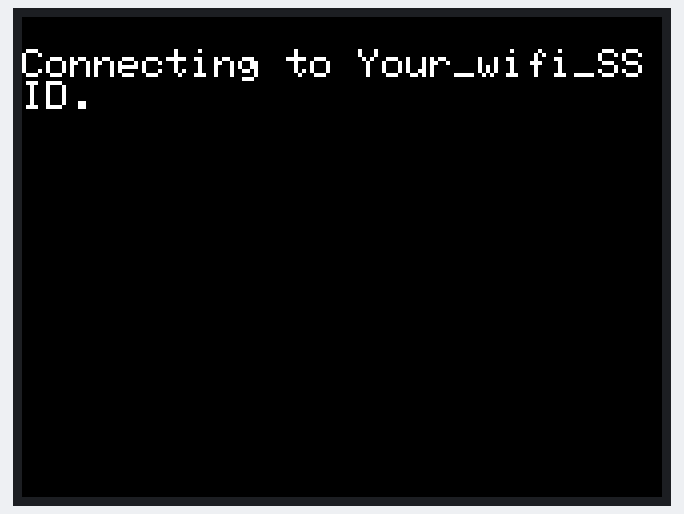
The sketch below on a simulated ESP32. Shown: 320×240 colour display. WiFi joins after 1.5 s; servers stay silent unless stated; the local clock reads 2024-03-15 10:24:30 at power-on unless the sketch sets it.

Above: at 0.7 s.
At 2.8 s:
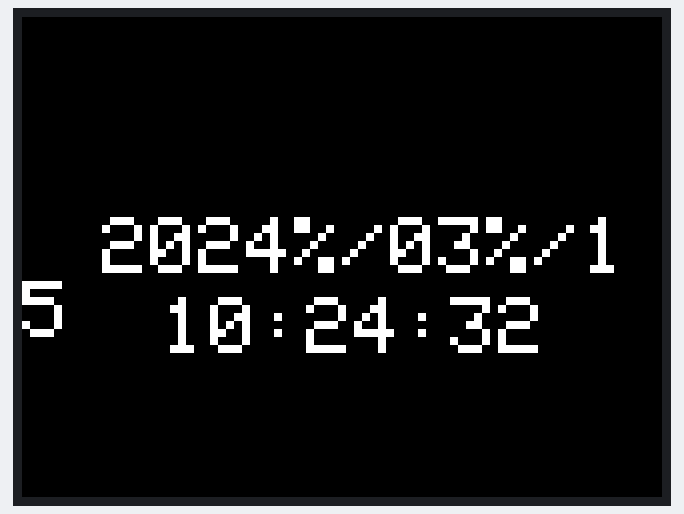
At 11.0 s:
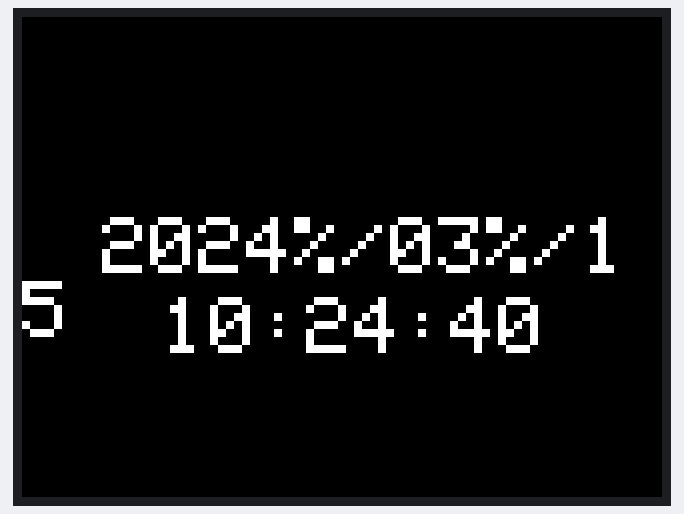
At 20.2 s:
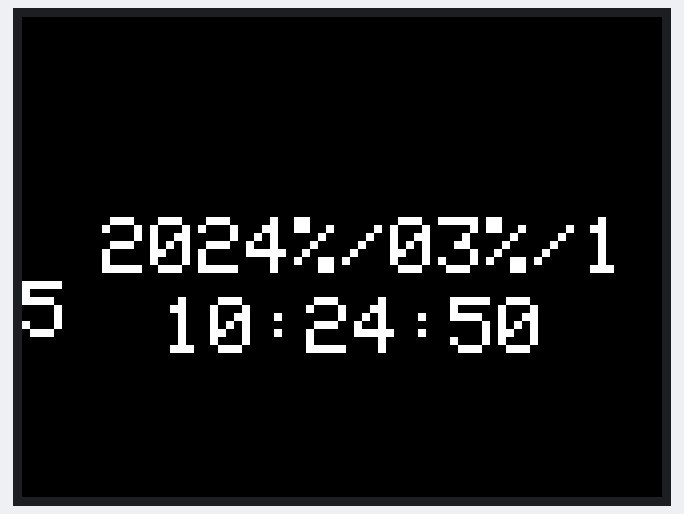
At 29.3 s:
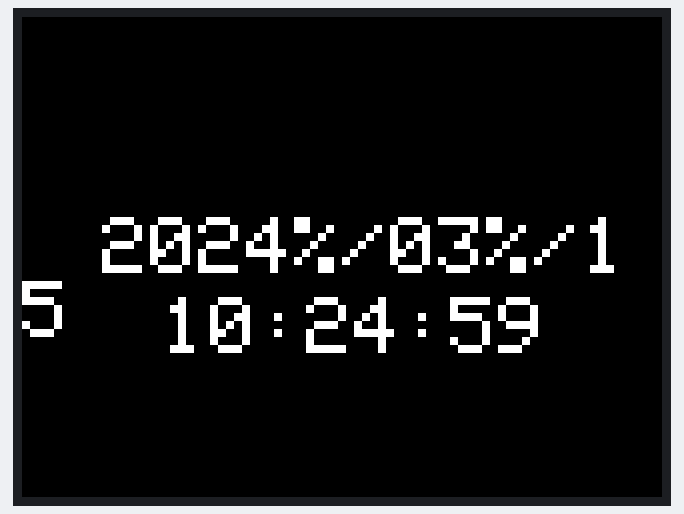
At 38.5 s:
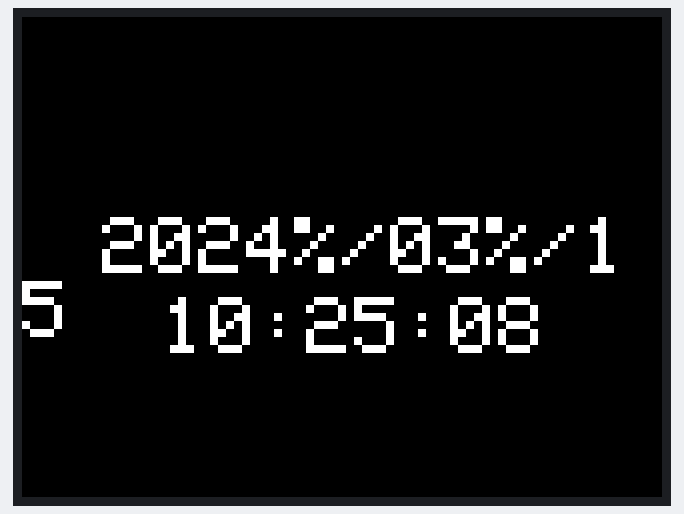

The sketch:

jpTimeClock.ino
```cpp
#include <M5Core2.h>
#include <WiFi.h>
#include "time.h"

//WiFi情報
const char* ssid       = "Your_wifi_SSID";
const char* password   = "Your_wifi_password";
//NTPサーバ
const char* ntpServer = "ntp.nict.jp";
const long  gmtOffset_sec = 9 * 3600; //GMTとローカル時刻との差（単位は秒）
const int   daylightOffset_sec = 0; //夏時間で進める時間（単位は秒）

void printLocalTime();

void setup(){
  M5.begin();
  M5.Lcd.setTextSize(2);
  M5.Lcd.printf("\nConnecting to %s", ssid);
  //wifiの接続
  WiFi.begin(ssid, password);
  while(WiFi.status() != WL_CONNECTED) {
    delay(500); //0.5秒の遅延
    M5.Lcd.print(".");
  }
  M5.Lcd.println("\nCONNECTED!");
  M5.Lcd.fillScreen(BLACK);

  //NTPサーバとローカルのタイムゾーンの設定
  configTime(gmtOffset_sec, daylightOffset_sec, ntpServer);
}

void loop(){
  delay(1000); //1秒の遅延
  M5.Lcd.setCursor(0,0);
  //時刻を表示する関数の呼び出し
  printLocalTime();
}

void printLocalTime(){
  struct tm timeinfo;
  if(!getLocalTime(&timeinfo)){
    M5.Lcd.println("Failed to obtain time");
    return;
  }
  //文字サイズの設定
  M5.Lcd.setTextSize(4);
  //日付表示
  M5.Lcd.setCursor(40,100);
  M5.Lcd.printf("%04d%/%02d%/%02d ", timeinfo.tm_year+1900, timeinfo.tm_mon+1, timeinfo.tm_mday);
  //時間表示
  M5.Lcd.setCursor(70,140);
  M5.Lcd.printf("%02d:%02d:%02d",timeinfo.tm_hour,timeinfo.tm_min,timeinfo.tm_sec);
}
```

Measured:
- what the display in image 1 shows lasts 1.0 s, from 2.8 s to 3.8 s
